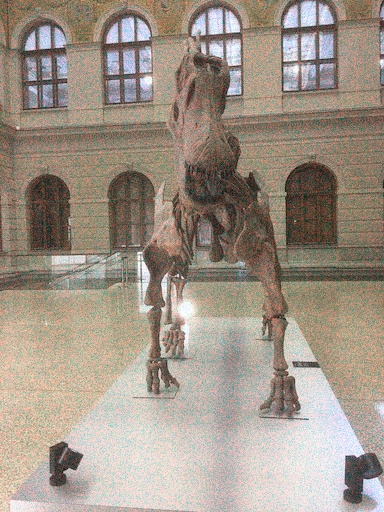
#> input picture inputs/img1.jpg, 384 x 512 px
$ python -i ReAssignment02.py   (imports and definitions only)
#> lines starting #> are read from the running program, lines starting #| are printed output that depends on the picture; after the words box and inside, x2 and y2 are one past the last pixel; in counts of white or black regions, pixels touching at a corner belong together
#> further down, picture is the input picture: shape (512, 384, 3); mean B, G, R 135.4, 147.7, 159.6
"""
Resubmission for assignment 2
"""
import cv2

import numpy as np

import math
from math import sin, cos, radians

def blur_image_gaussian(image, kernel=(5,5)):  # Can increase kernel to blur image more
    """returns the image that has been blurred using a gaussian filter
    you should determing appropriate values for the filter to be used
    See here:
    https://opencv-python-tutroals.readthedocs.io/en/latest/py_tutorials/py_imgproc/py_filtering/py_filtering.html

    Input:  an image
    My additional input: kernel size (increase to blur more)

    Output:  numpy.array:  the blurred image
    """
    return cv2.GaussianBlur(image, kernel, 0)

# [33 lines left out: functions shifted_difference, sobel_image, not called in this run]

def canny_image(image):
    """use the canny edge operator to highlight the edges of an image.  Look here:
    https://docs.opencv.org/3.1.0/da/d22/tutorial_py_canny.html
    for some information about how to use the canny edge detector
    You should make sure to convert the image to grayscale first, and you may want to blur it as well

    Input: an image

    Output:  numpy.array:  an edge image
    """
    gray = cv2.cvtColor(image, cv2.COLOR_BGR2GRAY)
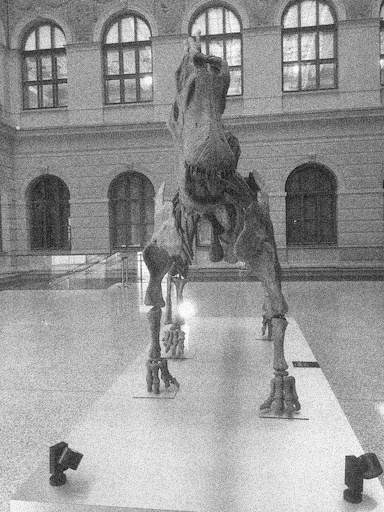
#> gray: shape (512, 384); min 5, max 255, mean 149.9
    blurred = blur_image_gaussian(gray)
    return cv2.Canny(blurred, 50, 100)
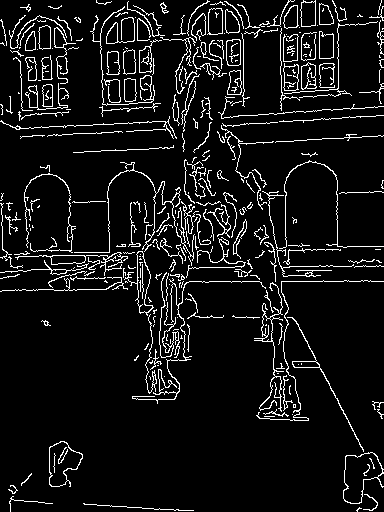
#> returned value: shape (512, 384); 7.9% white in thin lines or dots

# [57 lines left out: functions custom_line_detector, draw_lines_on_image, not called in this run]

def hough_line_detector(image):
    """now you will use the Hough line detector that is available in open cv to redo
    what you did in the custom_line_detector method.  See here:
    https://docs.opencv.org/2.4/modules/imgproc/doc/feature_detection.html?#houghlines

    Input:  an image

    Output:  Vector of lines in the form (rho, theta)
    """
    canny = canny_image(image)
    res = cv2.HoughLines(canny, 1, np.pi/180, 200)
#> res = None
    # Reshapes array to get rid of extra dimension that's there for some reason
#> (the run stopped early here; a loop or call above may not have finished)

$ run again, on inputs/img2.jpg
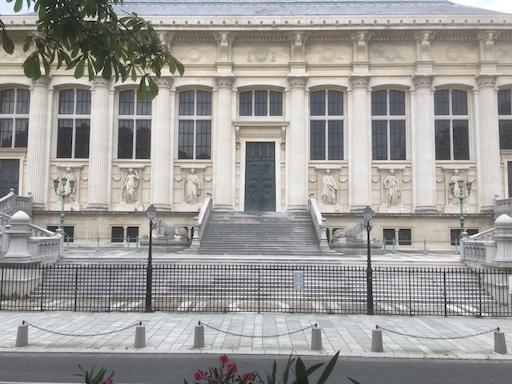
#> input picture inputs/img2.jpg, 512 x 384 px
#> picture is the input picture: shape (384, 512, 3); mean B, G, R 151.8, 154.1, 155.7
#> in blur_image_gaussian, `return cv2.GaussianBlur(image, kernel, 0)`:
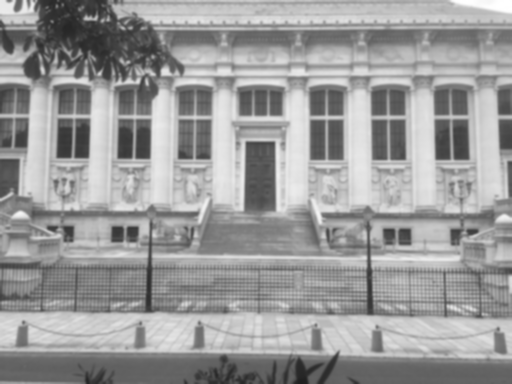
#> returned value: shape (384, 512); min 30, max 255, mean 154.3
#> in canny_image, `return cv2.Canny(blurred, 50, 100)`:
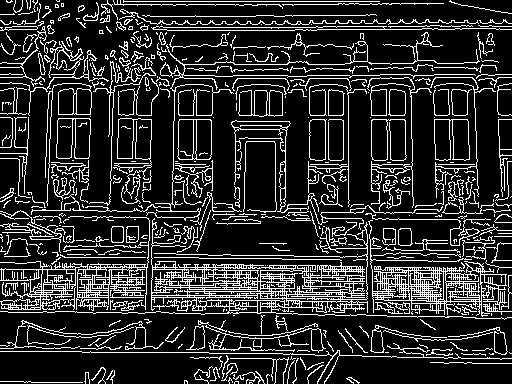
#> returned value: shape (384, 512); 17.8% white in thin lines or dots
#> in hough_line_detector, `res = cv2.HoughLines(canny, 1, np.pi/180, 200)`: res = 89 rows, first 8: [293, 1.59], [269, 1.57], [267, 1.57], [283, 1.59], [302, 1.59], [265, 1.59], [297, 1.57], [277, 1.57]
#> in hough_line_detector, `res = np.reshape(res.flatten(), (res.shape[0], res.shape[2]))`: res = 89 pairs, first value 1 to 349, second value 1.41 to 1.73
#> result has the same summary as res in hough_line_detector

$ run again, on inputs/img3.jpg
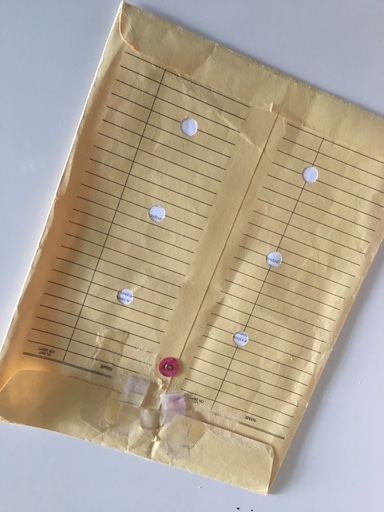
#> input picture inputs/img3.jpg, 384 x 512 px
#> picture is the input picture: shape (512, 384, 3); mean B, G, R 148.2, 164.9, 176.3
#> in canny_image, `gray = cv2.cvtColor(image, cv2.COLOR_BGR2GRAY)`:
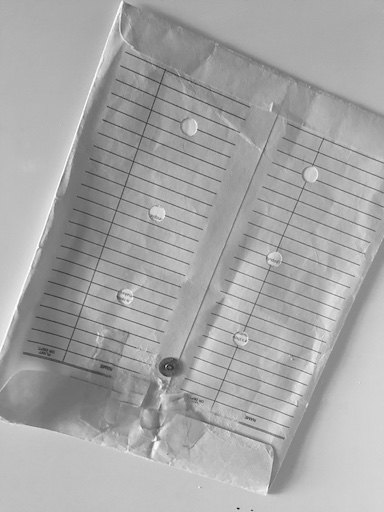
#> gray: shape (512, 384); min 7, max 254, mean 166.4
#> in canny_image, `return cv2.Canny(blurred, 50, 100)`:
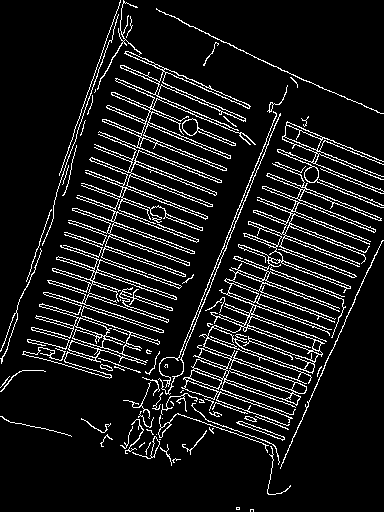
#> returned value: shape (512, 384); 9.4% white in thin lines or dots
#> res = [[299, 0.384], [117, 1.94], [116, 0.332]]

$ run again, on inputs/img4.jpg
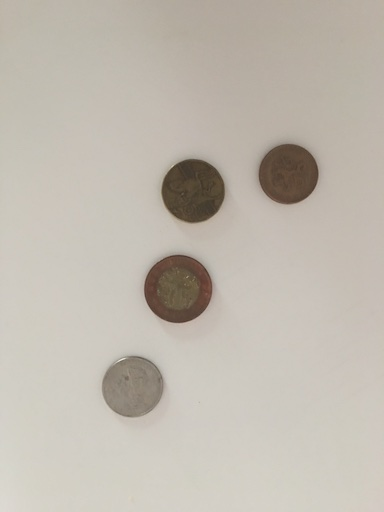
#> input picture inputs/img4.jpg, 384 x 512 px
#> picture is the input picture: shape (512, 384, 3); mean B, G, R 175.2, 185.3, 192
#> in blur_image_gaussian, `return cv2.GaussianBlur(image, kernel, 0)`:
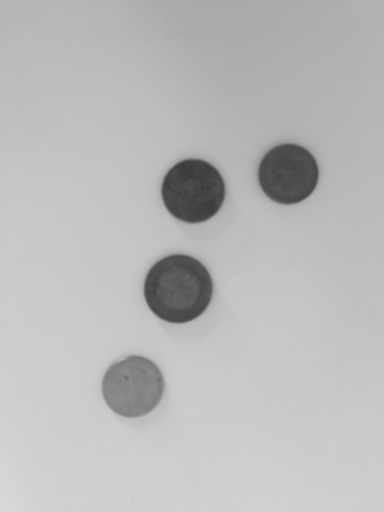
#> returned value: shape (512, 384); min 59, max 217, mean 186.2
#> in canny_image, `return cv2.Canny(blurred, 50, 100)`:
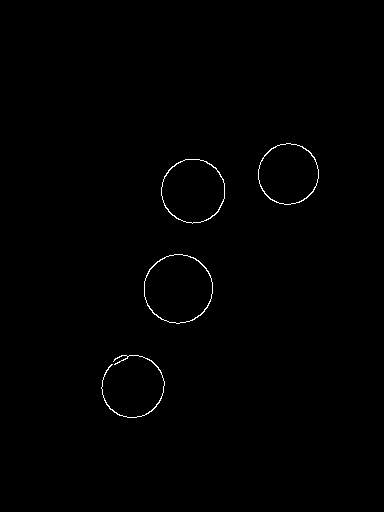
#> returned value: shape (512, 384); 0.48% white in thin lines or dots, all inside (x1, y1, x2, y2) = (101, 143, 319, 418)
#> res = None
